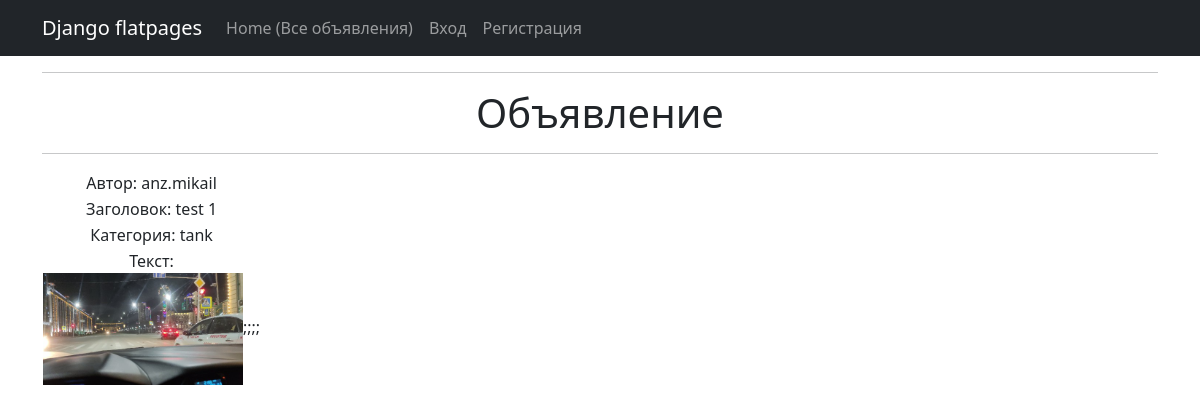
/post/1, run on the app's committed database.
### app_3/models.py (models this page shows, shortened)
class Post(models.Model):
    TYPE = (
        ('tank', 'Танки'),
        ('heal', 'Хилы'),
        ('dd', 'ДД'),
        ('buyers', 'Торговцы'),
        ('gildemaster', 'Гилдмастеры'),
        ('quest', 'Квестгиверы'),
        ('smith', 'Кузнецы'),
        ('tanner', 'Кожевники'),
        ('potion', 'Зельевары'),
        ('spellmaster', 'Мастер заклинаний'),
    )
    author = models.ForeignKey(User, on_delete=models.CASCADE)
    title = models.CharField(max_length=20)
    text = RichTextUploadingField(null=True, config_name='default',)
    category = models.CharField(max_length=20, choices=TYPE, default='tank')

class User(AbstractUser):
    code = models.CharField(max_length=15, blank=True, null=True)

### app_3/views.py (the view)
# urls.py: path('post/<int:pk>', IdPostList.as_view(), name='post_id'),
class IdPostList(DetailView):
    model = Post
    template_name = 'post_id.html'
    context_object_name = 'post_id'

### templates/post_id.html (shortened to what this page needs)
{% extends 'flatpages/default.html' %}
{% block content %}
{% load static %}
<hr>
<h1>Объявление</h1>
<hr>
<table>
    <tr><td>Автор:  {{post_id.author}}</td></tr>
    <tr><td>Заголовок: {{post_id.title}}</td></tr>
    <tr><td>Категория:  {{post_id.category}}</td></tr>
    <tr><td>Текст:  {{post_id.text|safe}}</td></tr>
</table>
{% endblock content %}

### data on the page
Post: author "anz.mikail", title "test 1", category "tank", text (picture), text ";;;;"
